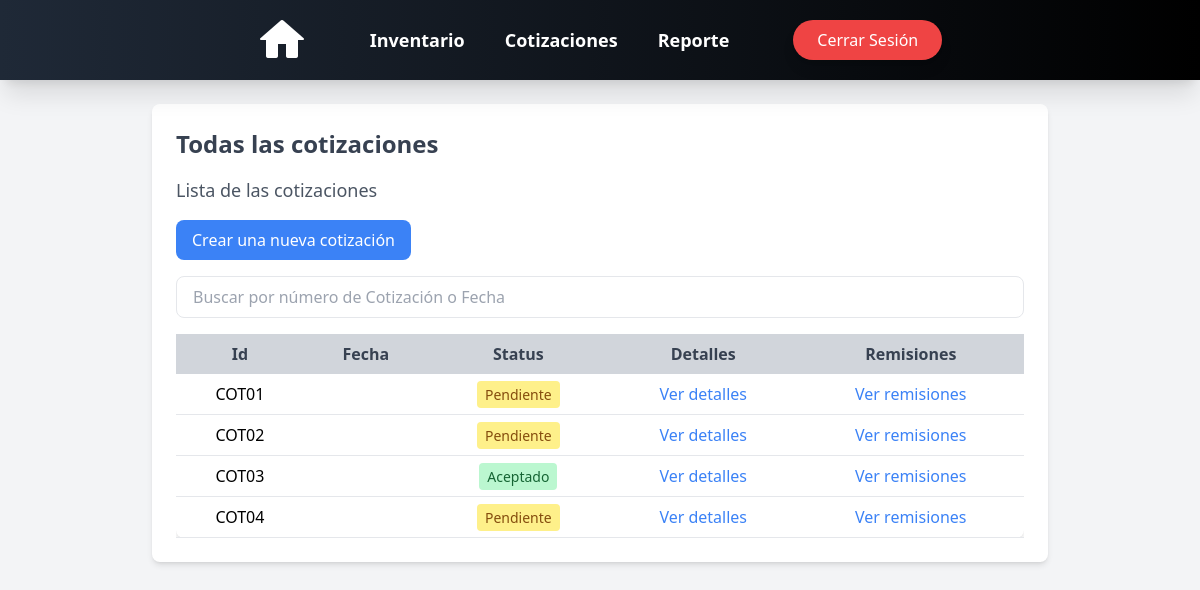
/quotes/ (signed in), run on an earlier commit of the app's database.
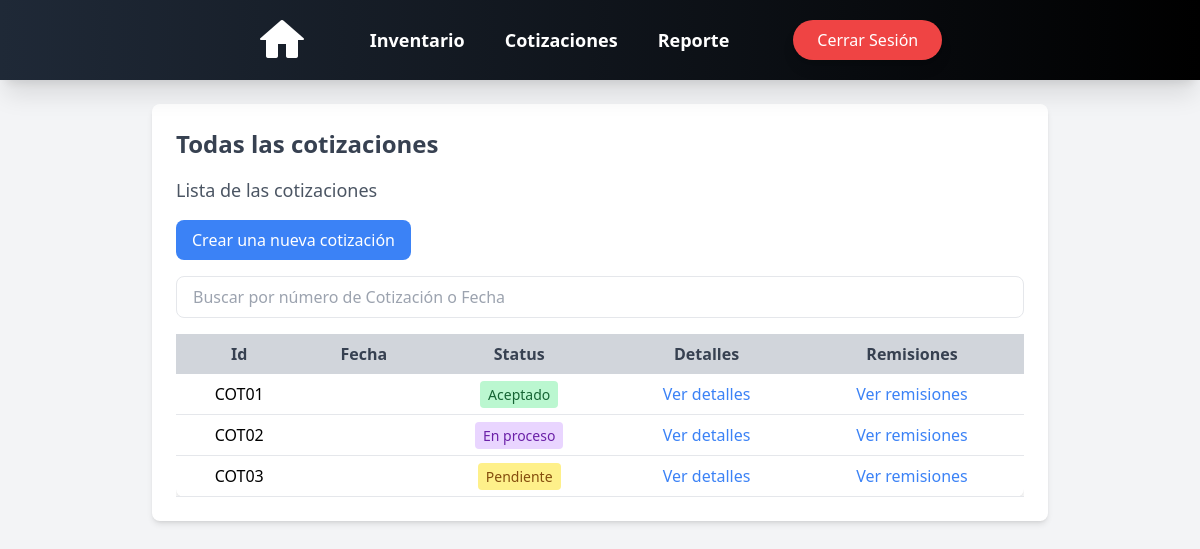
And on a later commit of the database.
### cotizaciones/models.py (models this page shows, shortened)
class Cotizaciones(models.Model):
    id = models.CharField(max_length=10, primary_key=True, unique=True, blank=False, null=False)
    cliente = models.CharField(max_length=50, blank=False, null=True)
    telefono = models.IntegerField(blank=False, null=True)
    fecha = models.DateField(auto_now=False, auto_now_add=False)
    fecha_propuesta = models.DateField(auto_now=False, auto_now_add=False)
    fecha_entrega = models.DateField(auto_now=False, auto_now_add=False, null=True, blank=True)
    direccion_entrega = models.CharField(max_length=50, default='Pendiente')
    servicio_envio = models.CharField(max_length=100, default="TGZ")
    costo_envio = models.DecimalField(max_digits=10, decimal_places=2, blank=False, null=True, default=0)
    total = models.DecimalField(max_digits=10, decimal_places=2, default=0.0)  # Total sin IVA
    total_Civa = models.DecimalField(max_digits=10, decimal_places=2, default=0.0)
    status = models.CharField(max_length=20, blank=False, null=False, default='Pendiente')
    anticipo = models.DecimalField(max_digits=10, decimal_places=2, default=0.0)
    restante = models.DecimalField(max_digits=10, decimal_places=2, default=0.0)
    metodo_pago = models.CharField(max_length=20, null=False, default='No')
    iva = models.DecimalField(max_digits=10, decimal_places=2, default=0.0)

### cotizaciones/views.py (the view)
# urls.py: path('', quotes_view, name='list_quotes'),
def quotes_view(request):
    cotizaciones = Cotizaciones.objects.all()
    for cotizacion in cotizaciones:
        cotizacion.fecha = format_date(cotizacion.fecha, format="full", locale="es")
        cotizacion.fecha_propuesta = format_date(cotizacion.fecha_propuesta, format="full", locale="es")
        cotizacion.fecha_entrega = format_date(cotizacion.fecha_entrega, format="full", locale="es")
    context = {'cotizaciones': cotizaciones}
    return render(request, 'quotes/cotizaciones.html', context)

### users/context_processors.py (called while the page is built)
def empleado_context(request):
    if request.user.is_authenticated:
        empleado = request.user.groups.filter(name='Empleado').exists()
    else:
        empleado = False  # Si no está autenticado, no es parte del grupo
    return {'empleado': empleado}

### templates/quotes/cotizaciones.html (shortened to what this page needs)
{% load static %}
<!DOCTYPE html>
<html lang="en">
<head>
</head>
<body class="bg-gray-100 p-6">
{% if request.user.is_authenticated %}
    {% include 'nav_bar.html' %}
    <div class="animate__animated animate__fadeIn">
        <div class="max-w-4xl mx-auto bg-white p-6 rounded-lg shadow-md mt-20">
            <h1 class="text-2xl font-bold text-gray-700 mb-4">Todas las cotizaciones</h1>
            <h2 class="text-lg text-gray-600 mb-4">Lista de las cotizaciones</h2>
            <a href="{% url 'create_quote' %}" class="inline-block bg-blue-500 text-white px-4 py-2 rounded-lg hover:bg-blue-600 transition">Crear una nueva cotización</a>
            <div class="mt-4 flex gap-2">
                <input type="text" id="search" onkeyup="filterQuotes()" placeholder="Buscar por número de Cotización o Fecha" class="px-4 py-2 border rounded-lg w-full">
            </div>
            <div class="overflow-x-auto mt-4">
                <table class="w-full border-collapse bg-white shadow-md rounded-lg">
                    <thead>
                        <tr class="bg-gray-300 text-gray-700">
                            <th class="px-4 py-2">Id</th>
                            <th class="px-4 py-2">Fecha</th>
                            <th class="px-4 py-2">Status</th>
                            <th class="px-4 py-2">Detalles</th>
                            <th class="px-4 py-2">Remisiones</th>
                        </tr>
                    </thead>
                    <tbody>
                        {% for cotizacion in cotizaciones %}
                        <tr class="border-b">
                            <td class="px-4 py-2 text-center">{{ cotizacion.id }}</td>
                            <td class="px-4 py-2 text-center">{{ cotizacion.fecha }}</td>
                            <td class="px-4 py-2 text-center">
                                <span class="px-2 py-1 rounded text-sm {% if cotizacion.status == 'Pendiente' %}bg-yellow-200 text-yellow-800{% elif cotizacion.status == 'Aceptado' %}bg-green-200 text-green-800{% elif cotizacion.status == 'Completado' %}bg-blue-200 text-blue-800{% elif cotizacion.status == 'Cancelado' %}bg-red-200 text-red-800{% elif cotizacion.status == 'En proceso' %}bg-purple-200 text-purple-800{% elif cotizacion.status == 'Contraoferta' %}bg-orange-200 text-orange-800{% endif %}">
                                    {{ cotizacion.status }}
                                </span>
                            </td>
                            <td class="px-4 py-2 text-center">
                                <a href="{% url 'details' cotizacion.id %}" class="text-blue-500 hover:underline">Ver detalles</a>
                            </td>
                            <td class="px-4 py-2 text-center">
                                <a href="{% url 'view_remission' cotizacion.id %}" class="text-blue-500 hover:underline">Ver remisiones</a>
                            </td>
                        </tr>
                        {% endfor %}
                    </tbody>
                </table>
            </div>
        </div>
    </div>
{% else %}
    <div class="flex flex-col items-center justify-center min-h-screen text-center">
        <h2 class="text-2xl font-semibold text-gray-700">No está autenticado</h2>
        <a href="{% url 'login' %}" class="mt-4 bg-blue-600 text-white px-4 py-2 rounded-lg hover:bg-blue-700 transition">Iniciar sesión</a>
    </div>
{% endif %}
</body>
</html>

What changed in the data, as far as the page shows it:
removed Cotizaciones: id "COT04", status "Pendiente"
changed Cotizaciones "COT01": status "Pendiente" → "Aceptado"
changed Cotizaciones "COT02": status "Pendiente" → "En proceso"
changed Cotizaciones "COT03": status "Aceptado" → "Pendiente"
